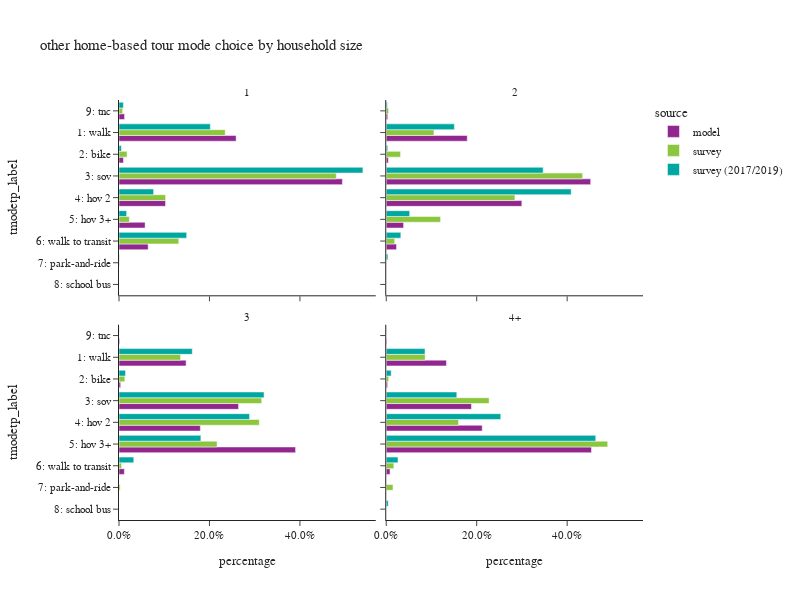

Source (notebook cell):
### Code cell
plot_mode_choice(hb_tour,"hhsize_4+",
                 {"hhsize_4+":["1","2","3","4+"],
                  "tmodetp_label":["1: walk","2: bike","3: sov","4: hov 2","5: hov 3+","6: walk to transit",
                                   "7: park-and-ride","8: school bus","9: other–survey only"]},
                 "household size",2,600)

### Figure 1 — Plotly figure (JSON) as saved in the notebook; plotly's stock layout.template omitted (floating-point values rounded to 4 significant figures)
{"data": [{"alignmentgroup": "True", "customdata": [[112646], [4285], [214842], [44740], [25121], [28041], [5338]], "hovertemplate": "source=model<br>hhsize_4+=1<br>percentage=%{x}<br>tmodetp_label=%{y}<br>sample count=%{customdata[0]}<extra></extra>", "legendgroup": "model", "marker": {"color": "#91268F", "pattern": {"shape": ""}}, "name": "model", "offsetgroup": "model", "orientation": "h", "showlegend": true, "textposition": "auto", "type": "bar", "x": [0.2589, 0.00985, 0.4939, 0.1028, 0.05775, 0.06446, 0.01227], "xaxis": "x3", "y": ["1: walk", "2: bike", "3: sov", "4: hov 2", "5: hov 3+", "6: walk to transit", "9: tnc"], "yaxis": "y3"}, {"alignmentgroup": "True", "customdata": [[154398], [4015], [389565], [258404], [33082], [19632], [2849]], "hovertemplate": "source=model<br>hhsize_4+=2<br>percentage=%{x}<br>tmodetp_label=%{y}<br>sample count=%{customdata[0]}<extra></extra>", "legendgroup": "model", "marker": {"color": "#91268F", "pattern": {"shape": ""}}, "name": "model", "offsetgroup": "model", "orientation": "h", "showlegend": false, "textposition": "auto", "type": "bar", "x": [0.1791, 0.004658, 0.452, 0.2998, 0.03838, 0.02278, 0.003305], "xaxis": "x4", "y": ["1: walk", "2: bike", "3: sov", "4: hov 2", "5: hov 3+", "6: walk to transit", "9: tnc"], "yaxis": "y4"}, {"alignmentgroup": "True", "customdata": [[75049], [1857], [133691], [90967], [197451], [5992], [780]], "hovertemplate": "source=model<br>hhsize_4+=3<br>percentage=%{x}<br>tmodetp_label=%{y}<br>sample count=%{customdata[0]}<extra></extra>", "legendgroup": "model", "marker": {"color": "#91268F", "pattern": {"shape": ""}}, "name": "model", "offsetgroup": "model", "orientation": "h", "showlegend": false, "textposition": "auto", "type": "bar", "x": [0.1484, 0.003672, 0.2643, 0.1799, 0.3904, 0.01185, 0.001542], "xaxis": "x", "y": ["1: walk", "2: bike", "3: sov", "4: hov 2", "5: hov 3+", "6: walk to transit", "9: tnc"], "yaxis": "y"}, {"alignmentgroup": "True", "customdata": [[130332], [2934], [184424], [207768], [444287], [8244], [1068]], "hovertemplate": "source=model<br>hhsize_4+=4+<br>percentage=%{x}<br>tmodetp_label=%{y}<br>sample count=%{customdata[0]}<extra></extra>", "legendgroup": "model", "marker": {"color": "#91268F", "pattern": {"shape": ""}}, "name": "model", "offsetgroup": "model", "orientation": "h", "showlegend": false, "textposition": "auto", "type": "bar", "x": [0.1331, 0.002997, 0.1884, 0.2122, 0.4538, 0.00842, 0.001091], "xaxis": "x2", "y": ["1: walk", "2: bike", "3: sov", "4: hov 2", "5: hov 3+", "6: walk to transit", "9: tnc"], "yaxis": "y2"}, {"alignmentgroup": "True", "customdata": [[380], [52], [466], [84], [28], [129], [4], [11]], "hovertemplate": "source=survey<br>hhsize_4+=1<br>percentage=%{x}<br>tmodetp_label=%{y}<br>sample count=%{customdata[0]}<extra></extra>", "legendgroup": "survey", "marker": {"color": "#8CC63E", "pattern": {"shape": ""}}, "name": "survey", "offsetgroup": "survey", "orientation": "h", "showlegend": true, "textposition": "auto", "type": "bar", "x": [0.2348, 0.01769, 0.4803, 0.103, 0.02291, 0.1321, 0.001053, 0.00807], "xaxis": "x3", "y": ["1: walk", "2: bike", "3: sov", "4: hov 2", "5: hov 3+", "6: walk to transit", "7: park-and-ride", "9: tnc"], "yaxis": "y3"}, {"alignmentgroup": "True", "customdata": [[373], [43], [570], [485], [109], [52], [4], [7]], "hovertemplate": "source=survey<br>hhsize_4+=2<br>percentage=%{x}<br>tmodetp_label=%{y}<br>sample count=%{customdata[0]}<extra></extra>", "legendgroup": "survey", "marker": {"color": "#8CC63E", "pattern": {"shape": ""}}, "name": "survey", "offsetgroup": "survey", "orientation": "h", "showlegend": false, "textposition": "auto", "type": "bar", "x": [0.1055, 0.03163, 0.4341, 0.2845, 0.1201, 0.01873, 0.0002838, 0.005184], "xaxis": "x4", "y": ["1: walk", "2: bike", "3: sov", "4: hov 2", "5: hov 3+", "6: walk to transit", "7: park-and-ride", "9: tnc"], "yaxis": "y4"}, {"alignmentgroup": "True", "customdata": [[81], [15], [141], [135], [76], [7], [4], [1]], "hovertemplate": "source=survey<br>hhsize_4+=3<br>percentage=%{x}<br>tmodetp_label=%{y}<br>sample count=%{customdata[0]}<extra></extra>", "legendgroup": "survey", "marker": {"color": "#8CC63E", "pattern": {"shape": ""}}, "name": "survey", "offsetgroup": "survey", "orientation": "h", "showlegend": false, "textposition": "auto", "type": "bar", "x": [0.1361, 0.01293, 0.3155, 0.3101, 0.2169, 0.005689, 0.002554, 0.0002349], "xaxis": "x", "y": ["1: walk", "2: bike", "3: sov", "4: hov 2", "5: hov 3+", "6: walk to transit", "7: park-and-ride", "9: tnc"], "yaxis": "y"}, {"alignmentgroup": "True", "customdata": [[72], [8], [140], [107], [293], [12], [4], [2]], "hovertemplate": "source=survey<br>hhsize_4+=4+<br>percentage=%{x}<br>tmodetp_label=%{y}<br>sample count=%{customdata[0]}<extra></extra>", "legendgroup": "survey", "marker": {"color": "#8CC63E", "pattern": {"shape": ""}}, "name": "survey", "offsetgroup": "survey", "orientation": "h", "showlegend": false, "textposition": "auto", "type": "bar", "x": [0.08608, 0.005293, 0.2274, 0.1599, 0.4896, 0.01684, 0.01488, 2.938e-05], "xaxis": "x2", "y": ["1: walk", "2: bike", "3: sov", "4: hov 2", "5: hov 3+", "6: walk to transit", "7: park-and-ride", "8: school bus"], "yaxis": "y2"}, {"alignmentgroup": "True", "customdata": [[585], [29], [657], [153], [37], [261], [5], [24]], "hovertemplate": "source=survey (2017/2019)<br>hhsize_4+=1<br>percentage=%{x}<br>tmodetp_label=%{y}<br>sample count=%{customdata[0]}<extra></extra>", "legendgroup": "survey (2017/2019)", "marker": {"color": "#00A7A0", "pattern": {"shape": ""}}, "name": "survey (2017/2019)", "offsetgroup": "survey (2017/2019)", "orientation": "h", "showlegend": true, "textposition": "auto", "type": "bar", "x": [0.2019, 0.005261, 0.5393, 0.07655, 0.01687, 0.1496, 0.0007181, 0.00978], "xaxis": "x3", "y": ["1: walk", "2: bike", "3: sov", "4: hov 2", "5: hov 3+", "6: walk to transit", "7: park-and-ride", "9: tnc"], "yaxis": "y3"}, {"alignmentgroup": "True", "customdata": [[925], [51], [897], [875], [148], [193], [17], [1], [35]], "hovertemplate": "source=survey (2017/2019)<br>hhsize_4+=2<br>percentage=%{x}<br>tmodetp_label=%{y}<br>sample count=%{customdata[0]}<extra></extra>", "legendgroup": "survey (2017/2019)", "marker": {"color": "#00A7A0", "pattern": {"shape": ""}}, "name": "survey (2017/2019)", "offsetgroup": "survey (2017/2019)", "orientation": "h", "showlegend": false, "textposition": "auto", "type": "bar", "x": [0.1507, 0.003297, 0.347, 0.4089, 0.05183, 0.03225, 0.00366, 2.885e-05, 0.0024], "xaxis": "x4", "y": ["1: walk", "2: bike", "3: sov", "4: hov 2", "5: hov 3+", "6: walk to transit", "7: park-and-ride", "8: school bus", "9: tnc"], "yaxis": "y4"}, {"alignmentgroup": "True", "customdata": [[201], [12], [200], [232], [175], [47], [1], [3]], "hovertemplate": "source=survey (2017/2019)<br>hhsize_4+=3<br>percentage=%{x}<br>tmodetp_label=%{y}<br>sample count=%{customdata[0]}<extra></extra>", "legendgroup": "survey (2017/2019)", "marker": {"color": "#00A7A0", "pattern": {"shape": ""}}, "name": "survey (2017/2019)", "offsetgroup": "survey (2017/2019)", "orientation": "h", "showlegend": false, "textposition": "auto", "type": "bar", "x": [0.1621, 0.0144, 0.3207, 0.2887, 0.1811, 0.03268, 1.073e-05, 0.0004559], "xaxis": "x", "y": ["1: walk", "2: bike", "3: sov", "4: hov 2", "5: hov 3+", "6: walk to transit", "8: school bus", "9: tnc"], "yaxis": "y"}, {"alignmentgroup": "True", "customdata": [[194], [21], [152], [238], [504], [38], [10], [3]], "hovertemplate": "source=survey (2017/2019)<br>hhsize_4+=4+<br>percentage=%{x}<br>tmodetp_label=%{y}<br>sample count=%{customdata[0]}<extra></extra>", "legendgroup": "survey (2017/2019)", "marker": {"color": "#00A7A0", "pattern": {"shape": ""}}, "name": "survey (2017/2019)", "offsetgroup": "survey (2017/2019)", "orientation": "h", "showlegend": false, "textposition": "auto", "type": "bar", "x": [0.08571, 0.01092, 0.156, 0.2532, 0.4632, 0.02602, 0.004489, 0.0004689], "xaxis": "x2", "y": ["1: walk", "2: bike", "3: sov", "4: hov 2", "5: hov 3+", "6: walk to transit", "8: school bus", "9: tnc"], "yaxis": "y2"}], "layout": {"annotations": [{"font": {}, "showarrow": false, "text": "3", "x": 0.245, "xanchor": "center", "xref": "paper", "y": 0.465, "yanchor": "bottom", "yref": "paper"}, {"font": {}, "showarrow": false, "text": "4+", "x": 0.755, "xanchor": "center", "xref": "paper", "y": 0.465, "yanchor": "bottom", "yref": "paper"}, {"font": {}, "showarrow": false, "text": "1", "x": 0.245, "xanchor": "center", "xref": "paper", "y": 1.0, "yanchor": "bottom", "yref": "paper"}, {"font": {}, "showarrow": false, "text": "2", "x": 0.755, "xanchor": "center", "xref": "paper", "y": 1.0, "yanchor": "bottom", "yref": "paper"}], "barmode": "group", "height": 600, "legend": {"title": {"text": "source"}, "tracegroupgap": 0}, "title": {"text": "other home-based tour mode choice by household size"}, "width": 800, "xaxis": {"anchor": "y", "domain": [0.0, 0.49], "tickformat": ".1%", "title": {"text": "percentage"}}, "xaxis2": {"anchor": "y2", "domain": [0.51, 1.0], "matches": "x", "tickformat": ".1%", "title": {"text": "percentage"}}, "xaxis3": {"anchor": "y3", "domain": [0.0, 0.49], "matches": "x", "showticklabels": false, "tickformat": ".1%"}, "xaxis4": {"anchor": "y4", "domain": [0.51, 1.0], "matches": "x", "showticklabels": false, "tickformat": ".1%"}, "yaxis": {"anchor": "x", "categoryarray": ["9: other–survey only", "8: school bus", "7: park-and-ride", "6: walk to transit", "5: hov 3+", "4: hov 2", "3: sov", "2: bike", "1: walk"], "categoryorder": "array", "domain": [0.0, 0.465], "title": {"text": "tmodetp_label"}}, "yaxis2": {"anchor": "x2", "domain": [0.0, 0.465], "matches": "y", "showticklabels": false}, "yaxis3": {"anchor": "x3", "categoryarray": ["9: other–survey only", "8: school bus", "7: park-and-ride", "6: walk to transit", "5: hov 3+", "4: hov 2", "3: sov", "2: bike", "1: walk"], "categoryorder": "array", "domain": [0.535, 1.0], "matches": "y", "title": {"text": "tmodetp_label"}}, "yaxis4": {"anchor": "x4", "domain": [0.535, 1.0], "matches": "y", "showticklabels": false}}}
